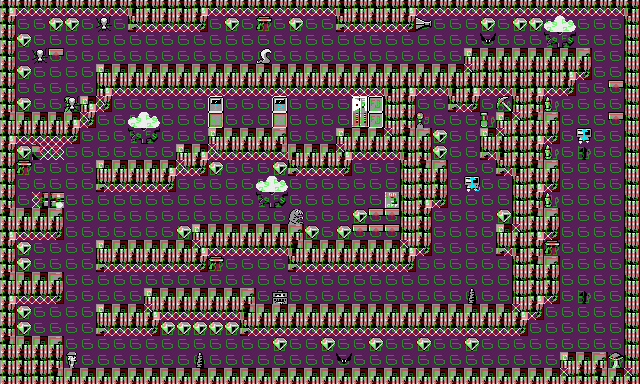

This is a level from a 2D game, rendered from its Tiled map with the project's own tilesets. A one-line summary and the map file follow, with tile-layer data summarised:
An orthogonal 40x24 tile map with 16x16 px tiles, 2 tile layers (Tiles, Entities), 2 tilesets.

<map version="1.0" orientation="orthogonal" renderorder="right-down" width="40" height="24" tilewidth="16" tileheight="16" nextobjectid="31">
 <properties>
  <property name="__script__" value="nescave" />
  <property name="crystals" value="25" />
 </properties>
 <tileset firstgid="1" name="metatiles" tilewidth="16" tileheight="16">
  <image source="../gfx/metatiles.png" width="256" height="256" />
 </tileset>
 <tileset firstgid="257" name="entities" tilewidth="16" tileheight="16">
  <image source="../gfx/entities.png" width="256" height="256" />
 </tileset>
 <layer name="Tiles" width="40" height="24">
  <data>[960 cells, 960 non-empty, 50 distinct tile ids]</data>
 </layer>
 <layer name="Entities" width="40" height="24">
  <data>[960 cells, 17 non-empty, 13 distinct tile ids]</data>
 </layer>
 <imagelayer name="Image Layer 1" opacity="0.4">
  <image source="../CAVES/maps/e1l04.gif" />
 </imagelayer>
</map>
